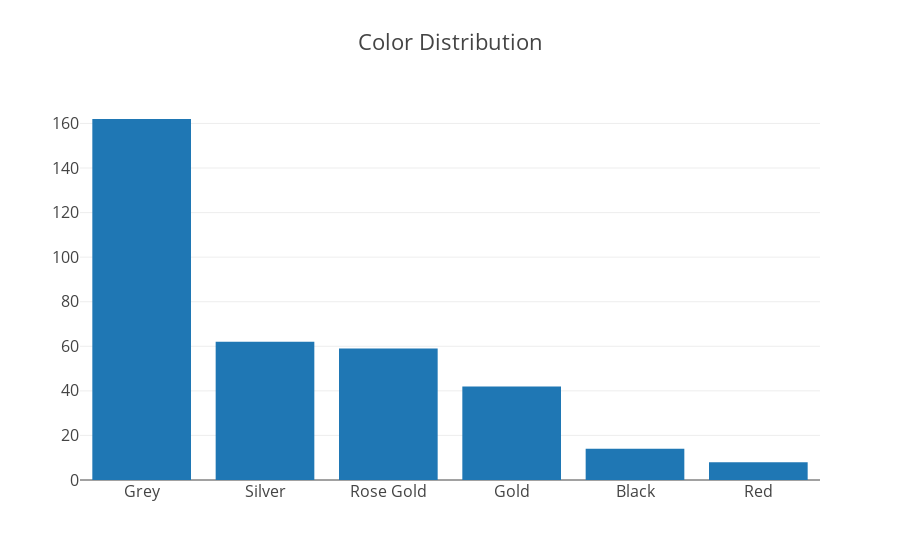

Notebook code cell kept with this figure:
### Code cell
data_color = [go.Bar(
            x=list(colors.index),
            y=list(colors)
    )]

iplot({'data':data_color, 'layout':{'title': 'Color Distribution',
                          'font': dict(size=16)}}, filename='basic-bar')

### Figure 1 — Plotly figure (JSON) as saved in the notebook; plotly's stock layout.template omitted (floating-point values rounded to 4 significant figures)
{"data": [{"type": "bar", "uid": "b5eab3fa-ccd4-11e8-ae0f-6a000073fc60", "x": ["Grey", "Silver", "Rose Gold", "Gold", "Black", "Red"], "y": [162, 62, 59, 42, 14, 8]}], "layout": {"font": {"size": 16}, "title": "Color Distribution"}}
